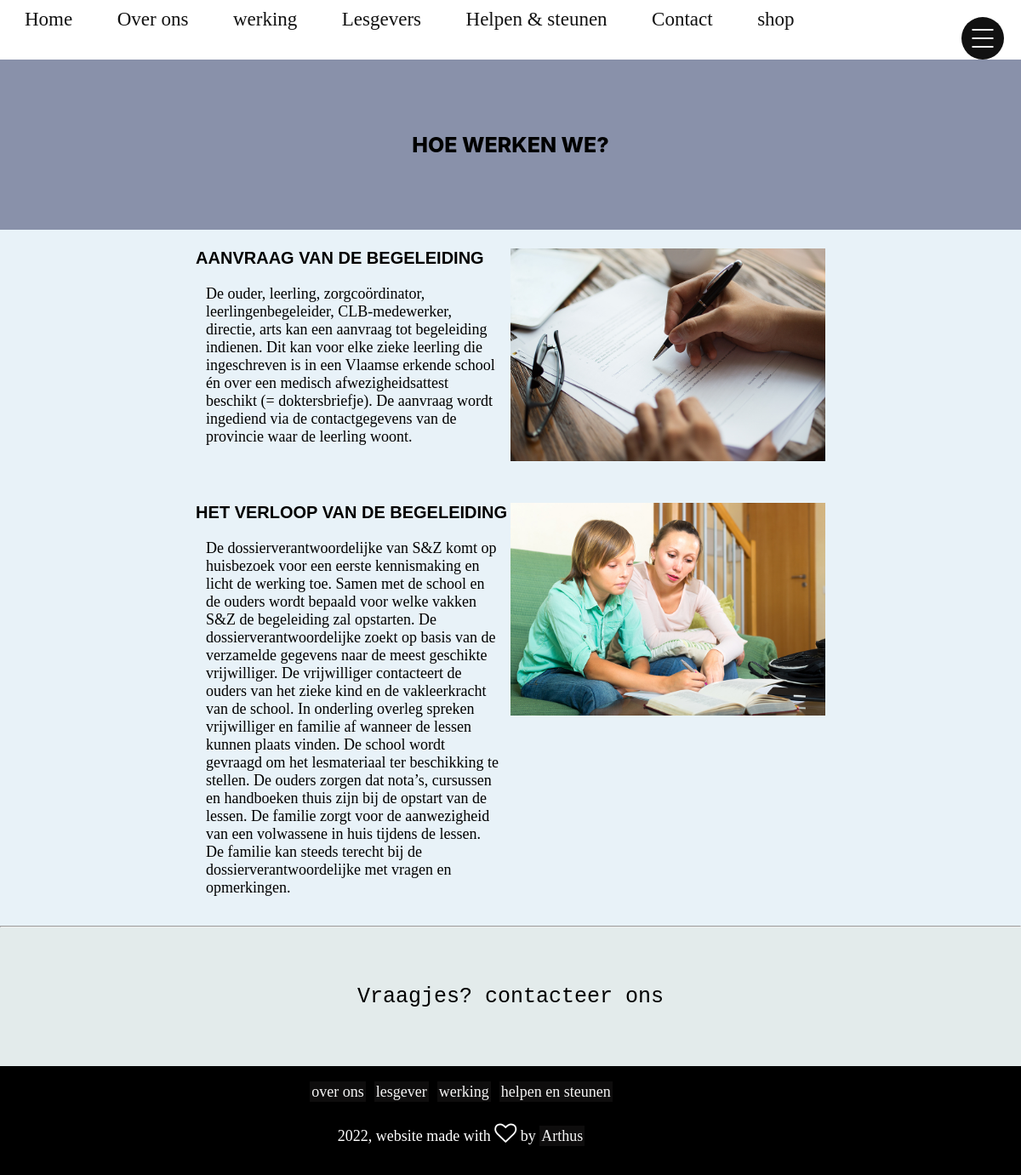
/werking.php, run on the app's committed database.
### tables this page shows
CREATE TABLE IF NOT EXISTS `werking` (
  `id` int(11) NOT NULL AUTO_INCREMENT,
  `title` varchar(259) NOT NULL,
  `description` text NOT NULL,
  `pic` varchar(259) NOT NULL,
  `created` timestamp NOT NULL DEFAULT CURRENT_TIMESTAMP,
  PRIMARY KEY (`id`)
);

### werking.php (the view)
<?php
include ('./includes/connect.php');
include 'frontend/header.inc.php';
include_once 'frontend/menu.inc.php';
?>
    <div class="wrapper">
        <section class="OneHeader">
            <div class="box-descenter">
                <p class="vlo-center">  <?php print "HOE WERKEN WE?";  ?> </p>
            </div>
        </section>
        <section class="boxContent">
        <?php
$sql = "SELECT * FROM werking ";
$result = $db->prepare($sql);
$result->execute();
$res = $result->fetchAll(PDO::FETCH_ASSOC);
 foreach ($res as $p) {
?>
           <div class="over-box">
            <article class="desciptionBox">
                <h1> <?php echo $p['title']; ?> </h1>
                <div class="contentArticle">
                    <p> <?php echo $p['description']; ?></p>
                </div>
            </article>
           <article class="imgBox">
              <img class="imgAlgemeen" src="./media-werking/<?php echo $p['pic']; ?>" alt="img" >
            </article>
           </div>
    <?php } ?>
        </section>
        <hr>
        <?php  include "frontend/footer.inc.php";  ?>

### css/style.css (style rules this page uses)
* { margin:0; padding: 0; box-sizing: border-box; }
body { font-size: 18px; }
h1, h2, h3, h4 { font-size: 20px; font-weight: 700; font-family: Arial, Helvetica, sans-serif; margin-bottom: 0.5rem; }
img { width:100%; height: auto; }
div.wrapper { width:100%; max-height: auto; background-color: #eceff0c5; }
section { margin:0; }
.OneHeader { background-color: #8991aa; font-family: 'Times New Roman', Times, serif; font-size: 20px; width: 100%; height: 200Px; display: flex; justify-content: center; align-items: center; }
.box-descenter { padding-left: auto; padding-right: auto; width:60%; display: flex; justify-content: center; }
p.vlo-center { padding: 0.9rem; font-size: 25px; font-family: -apple-system, BlinkMacSystemFont, 'Segoe UI', Roboto, Oxygen, Ubuntu, Cantarell, 'Open Sans', 'Helvetica Neue', sans-serif; font-weight: 800; }

### css/style-all.css (style rules this page uses)
section.boxContent { height:auto; background-color: #e8f2f8; }
div.over-box { display: flex; flex-direction: row; flex-wrap: wrap; justify-content: center; padding:22px; }
.desciptionBox, .imgBox { width: 32%; max-height: auto; }
div.contentArticle { padding:12px; }
.imgAlgemeen { width: 100%; height: 250px; object-fit: cover; }

### data on the page
werking: title "AANVRAAG VAN DE BEGELEIDING", description "De ouder, leerling, zorgcoördinator, leerlingenbegeleider, CLB-medewerker, directie, arts kan een aanvraag tot begeleiding indienen. Dit kan voor elke zieke leerling die ingeschreven is in een Vlaamse erkende school én over een medisch afwezigheidsattest beschikt (= doktersbriefje). De aanvraag wordt ingediend via de contactgegevens van de provincie waar de leerling woont.", pic (picture)
werking: title "HET VERLOOP VAN DE BEGELEIDING", description "De dossierverantwoordelijke van S&Z komt op huisbezoek voor een eerste kennismaking en licht de werking toe. Samen met de school en de ouders wordt bepaald voor welke vakken S&Z de begeleiding zal opstarten. De dossierverantwoordelijke zoekt op basis van de verzamelde gegevens naar de meest geschikte vrijwilliger. De vrijwilliger contacteert de ouders van het zieke kind en de vakleerkracht van de school. In onderling overleg spreken vrijwilliger en familie af wanneer de lessen kunnen plaats vinden. De school wordt gevraagd om het lesmateriaal ter beschikking te stellen. De ouders zorgen dat nota’s, cursussen en handboeken thuis zijn bij de opstart van de lessen. De familie zorgt voor de…", pic (picture)
